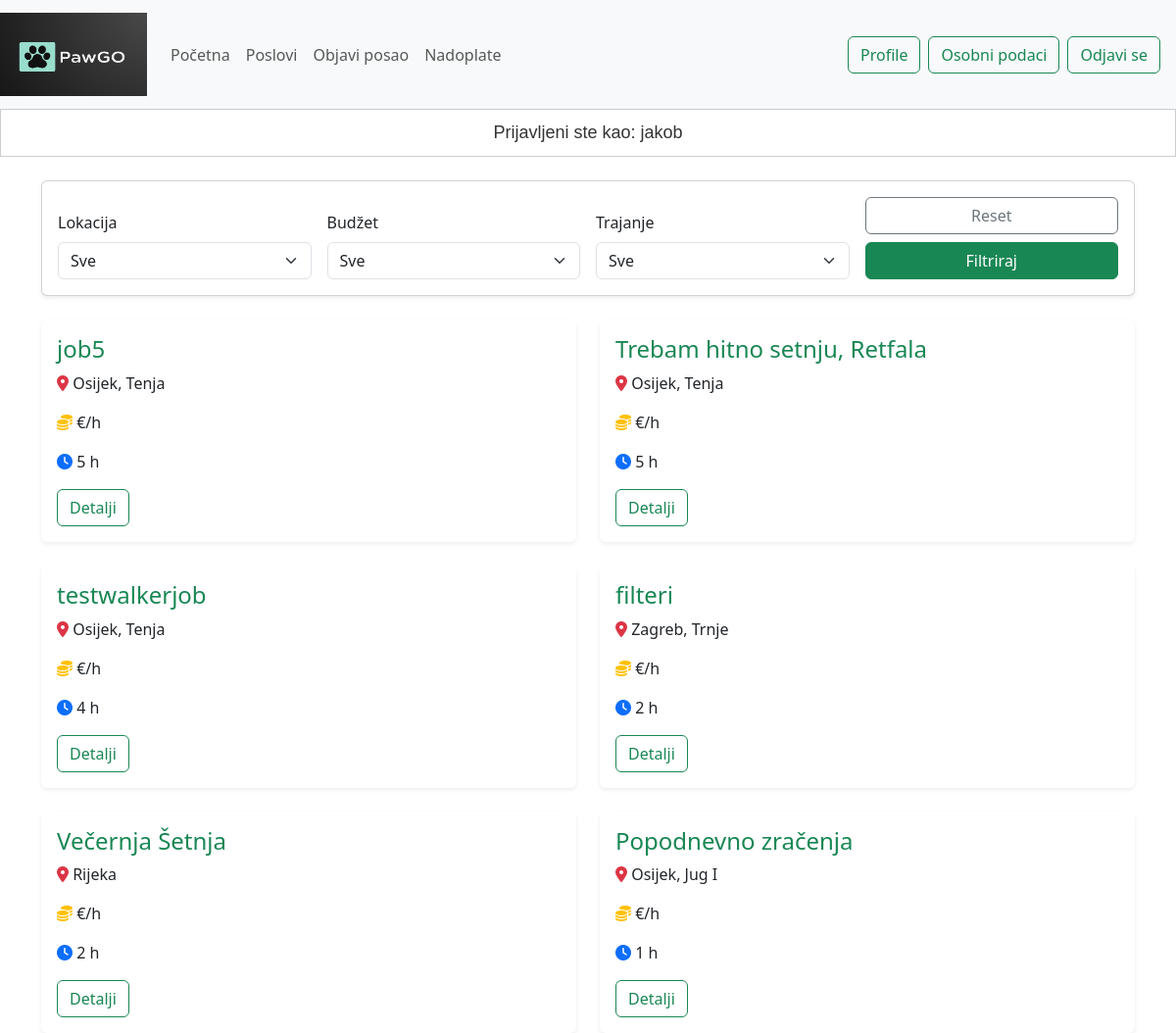
/jobs/jobs_list/ (signed in), run on the app's committed database.
### accounts/models.py (models this page shows, shortened)
class CustomUser(AbstractUser):
    phone_number = PhoneNumberField(null=True, blank=True, unique=True)
    is_walker=models.BooleanField(default=False)
    token_balance=MoneyField(max_digits=10, decimal_places=2, default_currency='EUR', default=0)
    used_topups=models.ManyToManyField(TopUp, blank=True)

### jobs/models.py (models this page shows, shortened)
class Job(models.Model):
    user=models.ForeignKey(CustomUser, on_delete=models.CASCADE, related_name='posted_jobs')
    title=models.CharField(max_length=128, unique=True)
    description=models.CharField(max_length=512)
    dog_breed=models.CharField(max_length=128)
    location=models.CharField(max_length=128)
    budget=MoneyField(max_digits=10, decimal_places=2, default_currency='EUR')
    pub_date = models.DateTimeField()
    duration=models.IntegerField(default=0)
    accepted=models.BooleanField(default=False)
    walked_by=models.ForeignKey(CustomUser, on_delete=models.SET_NULL, null=True, blank=True, related_name='walked_jobs')
    U_TIJEKU = 'U tijeku'
    IZVRSEN = 'Izvršen'
    STATE_CHOICES = [
        (U_TIJEKU, 'U tijeku'),
        (IZVRSEN, 'Izvršen'),
    ]
    state=models.CharField(max_length=20, choices=STATE_CHOICES, default=U_TIJEKU)

### jobs/views.py (the view)
# urls.py: path("jobs_list/",views.jobs_list,name="jobs_list"),
@login_required
def jobs_list(request):
    jobs=Job.objects.filter(accepted=False)
    context = {
        'jobs': jobs,
    }
    return render(request, 'jobs/jobs.html',context)

### jobs/templates/jobs/jobs.html (shortened to what this page needs)
{% extends 'pawgoapp/base.html' %}
{% load static %}
{% block content %}
<div class="container mt-4">
  <div class="card p-3 mb-4 shadow-sm">
    <form class="row g-3 align-items-end" onsubmit="return false;">
      <div class="col-md-3">
        <label for="location" class="form-label">Lokacija</label>
        <select class="form-select" id="location">
          <option value="">Sve</option>
        </select>
      </div>
      <div class="col-md-3">
        <label for="budget" class="form-label">Budžet</label>
        <select class="form-select" id="budget">
          <option value="">Sve</option>
        </select>
      </div>
      <div class="col-md-3">
        <label for="job_duration" class="form-label">Trajanje</label>
        <select class="form-select" id="job_duration">
          <option value="">Sve</option>
        </select>
      </div>
        <div class="col-md-3 text-end">
          <button type="button" id="resetBtn" class="btn btn-outline-secondary w-100 mb-2">Reset</button>
          <button type="button" id="filterBtn" class="btn btn-success w-100">Filtriraj</button>
        </div>
    </form>
  </div>
  <div class="row g-4">
    {% for job in jobs %}
    <div class="col-md-6 job-card"
         data-location="{{ job.location|lower }}"
         data-budget="{{ job.budget.amount }}"
         data-duration="{{ job.duration }}">
      <div class="card h-100 shadow-sm border-0">
        <div class="card-body">
          <h4 class="card-title mb-2 text-success">{{ job.title }}</h4>
          <p><i class="fas fa-map-marker-alt text-danger"></i> {{ job.location }}</p>
          <p><i class="fas fa-coins text-warning"></i> {{ job.budget.amount }} €/h</p>
          <p><i class="fas fa-clock text-primary"></i> {{ job.duration }} h</p>
          <a href="{% url 'jobs:job_detail' job.id %}" class="btn btn-outline-success">Detalji</a>
        </div>
      </div>
    </div>
    {% endfor %}
  </div>
</div>
{% endblock content %}

### pawgoapp/templates/pawgoapp/base.html (shortened to what this page needs)
{% load static %}
<!DOCTYPE html>
<html lang="en">
  <head>
    <link rel="stylesheet" href="{% static 'pawgoapp/css/base.css' %}">
    <link rel="stylesheet" href="{% static 'pawgoapp/css/home.css' %}">
    <link rel="stylesheet" href="{% static 'pawgoapp/css/user_dashboard.css' %}">
    <link rel="stylesheet" href="https://cdnjs.cloudflare.com/ajax/libs/font-awesome/6.0.0/css/all.min.css">
    <link href="https://cdn.jsdelivr.net/npm/bootstrap@5.3.2/dist/css/bootstrap.min.css" rel="stylesheet">
  </head>
  <body>
    <nav class="navbar navbar-expand-lg navbar-light bg-light">
      <img class="navbar-brand" src="{% static 'pawgoapp/images/logo.png' %}" style="width: 150px; height: 95px" />
      <div class="collapse navbar-collapse" id="navbarSupportedContent">
        <ul class="navbar-nav me-auto mb-2 mb-lg-0">
          <li class="nav-item">
            <a class="nav-link" href="{% url 'home' %}">Početna</a>
          </li>
          <li class="nav-item">
            <a class="nav-link" href="{% url 'jobs:jobs_list' %}">Poslovi</a>
          </li>
          <li class="nav-item">
            <a class="nav-link" href="{% url 'jobs:new_job' %}">Objavi posao</a>
          </li>
          <li class="nav-item">
            <a class="nav-link" href="{% url 'nadoplate' %}">Nadoplate</a>
          </li>
        </ul>
        <div class="d-flex me-3">
          {% if not request.user.is_authenticated %}
            <a class="btn btn-outline-success me-2" href="{% url 'login' %}">Prijavi se</a>
            <a class="btn btn-outline-success" href="{% url 'register' %}">Registriraj se</a>
          {% else %}
            <a class="btn btn-outline-success me-2" href="{% url 'profile' %}">Profile</a>
            <a class="btn btn-outline-success me-2" href="{% url 'dashboard' %}">Osobni podaci</a>
            <form method="post" action="{% url 'logout' %}">
              <button type="submit" class="btn btn-outline-success">Odjavi se</button>
            </form>
          {% endif %}
        </div>
      </div>
    </nav>
    {% if request.user.is_authenticated %}
      <p id="logged_as">Prijavljeni ste kao: {{ request.user.username }}</p>
    {% endif %}
    {% block content %}{% endblock content %}
  </body>
</html>

### pawgoapp/static/pawgoapp/css/base.css (style rules this page uses)
#logged_as { display: flex; justify-content: space-evenly; border: 1px solid #ccc; padding: 10px; color: #333; font-family: 'Trebuchet MS', sans-serif; font-size: large; }

### data on the page
CustomUser: user.username "jakob"
Job: title "job5", location "Osijek, Tenja", duration "5"
Job: title "Trebam hitno setnju, Retfala", location "Osijek, Tenja", duration "5"
Job: title "testwalkerjob", location "Osijek, Tenja", duration "4"
Job: title "filteri", location "Zagreb, Trnje", duration "2"
Job: title "Večernja Šetnja", location "Rijeka", duration "2"
Job: title "Popodnevno zračenja", location "Osijek, Jug I", duration "1"
